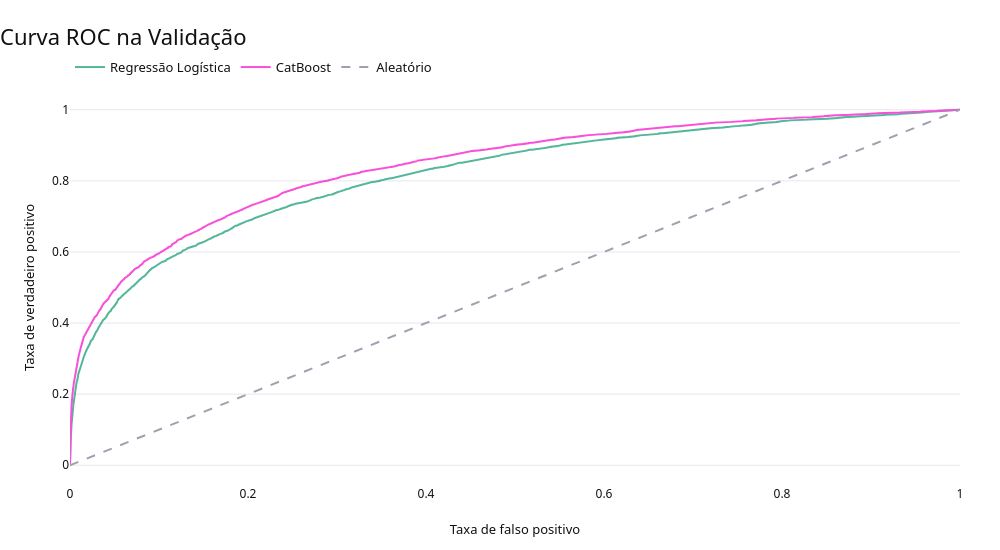
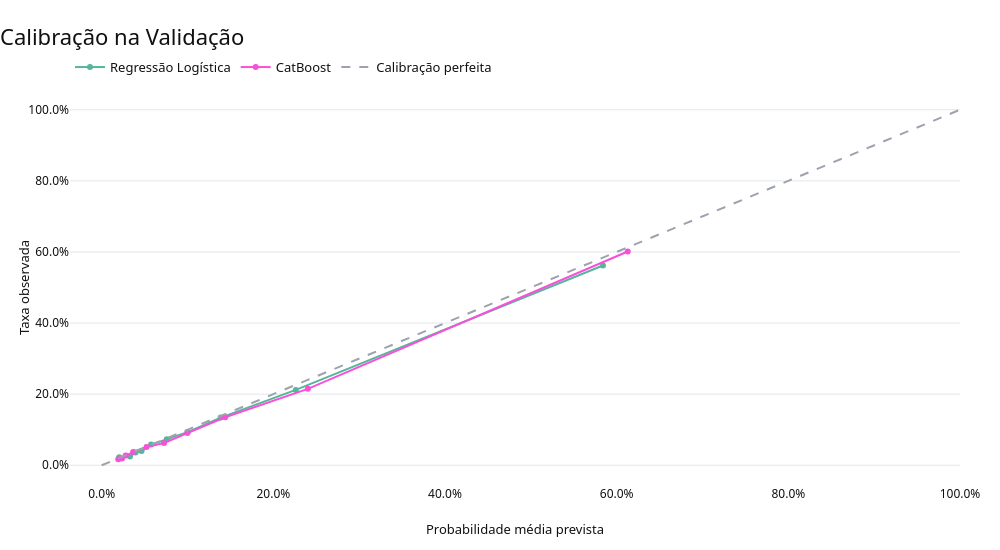
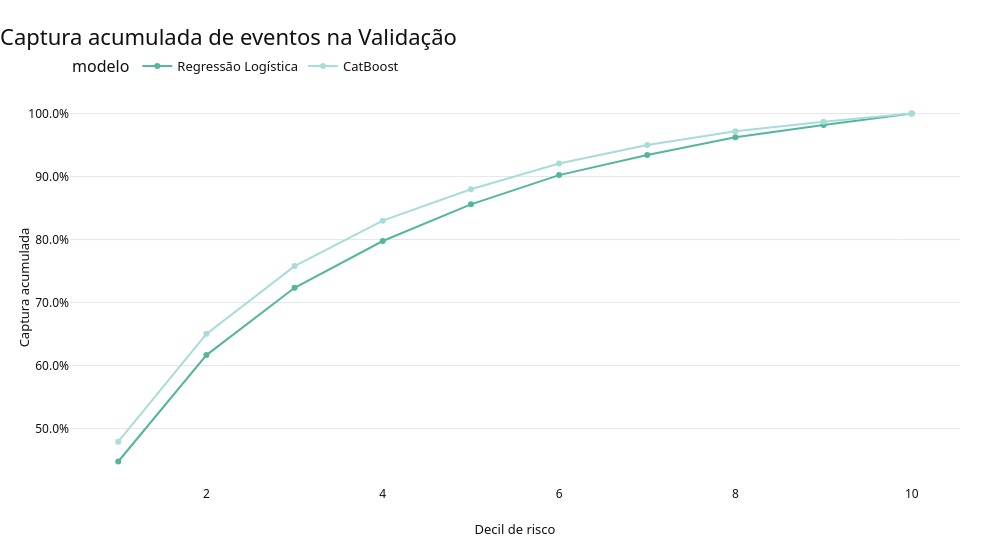

Notebook code cell kept with these figures, in order:
### Code cell
fig_roc = go.Figure()
for modelo, probabilidade, cor in [('Regressão Logística', prob_log_validacao, CORES['principal']),
                                     ('CatBoost', prob_cat_validacao, CORES['destaque'])]:
    fpr, tpr, _ = roc_curve(y_validacao, probabilidade)
    fig_roc.add_trace(go.Scatter(x=fpr, y=tpr, mode='lines', name=modelo, line=dict(color=cor)))
fig_roc.add_trace(go.Scatter(x=[0, 1], y=[0, 1], mode='lines', name='Aleatório',
                             line=dict(color=CORES['cinza'], dash='dash')))
aplicar_layout_executivo(fig_roc, 'Curva ROC na Validação', titulo_eixo_x='Taxa de falso positivo',
                         titulo_eixo_y='Taxa de verdadeiro positivo')
fig_roc.show()
salvar_grafico(fig_roc, 'final_05_roc_validacao', PASTA_FIGURAS)

fig_calibracao = go.Figure()
for modelo, probabilidade, cor in [('Regressão Logística', prob_log_validacao, CORES['principal']),
                                     ('CatBoost', prob_cat_validacao, CORES['destaque'])]:
    observado, previsto = calibration_curve(y_validacao, probabilidade, n_bins=10, strategy='quantile')
    fig_calibracao.add_trace(go.Scatter(x=previsto, y=observado, mode='lines+markers', name=modelo,
                                         line=dict(color=cor)))
fig_calibracao.add_trace(go.Scatter(x=[0, 1], y=[0, 1], mode='lines', name='Calibração perfeita',
                                    line=dict(color=CORES['cinza'], dash='dash')))
aplicar_layout_executivo(fig_calibracao, 'Calibração na Validação',
                         titulo_eixo_x='Probabilidade média prevista', titulo_eixo_y='Taxa observada')
aplicar_eixo_percentual(fig_calibracao, 'x'); aplicar_eixo_percentual(fig_calibracao, 'y')
fig_calibracao.show()
salvar_grafico(fig_calibracao, 'final_06_calibracao_validacao', PASTA_FIGURAS)

lifts = []
for modelo, probabilidade in [('Regressão Logística', prob_log_validacao), ('CatBoost', prob_cat_validacao)]:
    lifts.append(calcular_lift_por_decil(y_validacao, probabilidade).assign(modelo=modelo))
tabela_lift = pd.concat(lifts, ignore_index=True)
fig_lift = px.line(tabela_lift, x='decil', y='captura_acumulada', color='modelo', markers=True)
aplicar_layout_executivo(fig_lift, 'Captura acumulada de eventos na Validação',
                         titulo_eixo_x='Decil de risco', titulo_eixo_y='Captura acumulada')
aplicar_eixo_percentual(fig_lift)
fig_lift.show()
salvar_grafico(fig_lift, 'final_07_captura_validacao', PASTA_FIGURAS)

### Figure 1 — Plotly figure (JSON) as saved in the notebook; plotly's stock layout.template omitted (floating-point values rounded to 4 significant figures; data arrays with more than 128 entries replaced by an {"elided": "..."} marker saying what was removed)
{"data": [{"line": {"color": "#54B69B"}, "mode": "lines", "name": "Regressão Logística", "type": "scatter", "x": {"elided": "5280 float values"}, "y": {"elided": "5280 float values"}}, {"line": {"color": "#F850D8"}, "mode": "lines", "name": "CatBoost", "type": "scatter", "x": {"elided": "5356 float values"}, "y": {"elided": "5356 float values"}}, {"line": {"color": "#9CA3AF", "dash": "dash"}, "mode": "lines", "name": "Aleatório", "type": "scatter", "x": [0, 1], "y": [0, 1]}], "layout": {"height": 550, "hovermode": "closest", "showlegend": true, "title": {"text": "Curva ROC na Validação"}, "width": 1000, "xaxis": {"title": {"text": "Taxa de falso positivo"}}, "yaxis": {"title": {"text": "Taxa de verdadeiro positivo"}}}}

### Figure 2 — Plotly figure (JSON) as saved in the notebook; plotly's stock layout.template omitted (floating-point values rounded to 4 significant figures)
{"data": [{"line": {"color": "#54B69B"}, "mode": "lines+markers", "name": "Regressão Logística", "type": "scatter", "x": [0.02038, 0.03298, 0.03952, 0.04646, 0.05758, 0.07583, 0.09992, 0.1387, 0.2262, 0.5841], "y": [0.02268, 0.02452, 0.03556, 0.03985, 0.05825, 0.07296, 0.09319, 0.134, 0.2118, 0.5619]}, {"line": {"color": "#F850D8"}, "mode": "lines+markers", "name": "CatBoost", "type": "scatter", "x": [0.01932, 0.02374, 0.02799, 0.03665, 0.05225, 0.07265, 0.09992, 0.1439, 0.2402, 0.6129], "y": [0.01655, 0.0187, 0.02728, 0.03709, 0.0512, 0.06254, 0.09044, 0.1349, 0.2149, 0.6012]}, {"line": {"color": "#9CA3AF", "dash": "dash"}, "mode": "lines", "name": "Calibração perfeita", "type": "scatter", "x": [0, 1], "y": [0, 1]}], "layout": {"height": 550, "hovermode": "closest", "showlegend": true, "title": {"text": "Calibração na Validação"}, "width": 1000, "xaxis": {"tickformat": ".1%", "title": {"text": "Probabilidade média prevista"}}, "yaxis": {"tickformat": ".1%", "title": {"text": "Taxa observada"}}}}

### Figure 3 — Plotly figure (JSON) as saved in the notebook; plotly's stock layout.template omitted (floating-point values rounded to 4 significant figures)
{"data": [{"hovertemplate": "modelo=Regressão Logística<br>decil=%{x}<br>captura_acumulada=%{y}<extra></extra>", "legendgroup": "Regressão Logística", "line": {"color": "#54B69B", "dash": "solid"}, "marker": {"symbol": "circle"}, "mode": "lines+markers", "name": "Regressão Logística", "orientation": "v", "showlegend": true, "type": "scatter", "x": [1, 2, 3, 4, 5, 6, 7, 8, 9, 10], "xaxis": "x", "y": [0.4478, 0.6167, 0.7234, 0.7977, 0.8559, 0.9023, 0.934, 0.9624, 0.9819, 1.0], "yaxis": "y"}, {"hovertemplate": "modelo=CatBoost<br>decil=%{x}<br>captura_acumulada=%{y}<extra></extra>", "legendgroup": "CatBoost", "line": {"color": "#A7DCDA", "dash": "solid"}, "marker": {"symbol": "circle"}, "mode": "lines+markers", "name": "CatBoost", "orientation": "v", "showlegend": true, "type": "scatter", "x": [1, 2, 3, 4, 5, 6, 7, 8, 9, 10], "xaxis": "x", "y": [0.4794, 0.6504, 0.7579, 0.83, 0.8798, 0.9206, 0.9502, 0.9719, 0.9868, 1.0], "yaxis": "y"}], "layout": {"height": 550, "hovermode": "closest", "legend": {"title": {"text": "modelo"}, "tracegroupgap": 0}, "showlegend": true, "title": {"text": "Captura acumulada de eventos na Validação"}, "width": 1000, "xaxis": {"anchor": "y", "domain": [0.0, 1.0], "title": {"text": "Decil de risco"}}, "yaxis": {"anchor": "x", "domain": [0.0, 1.0], "tickformat": ".1%", "title": {"text": "Captura acumulada"}}}}
